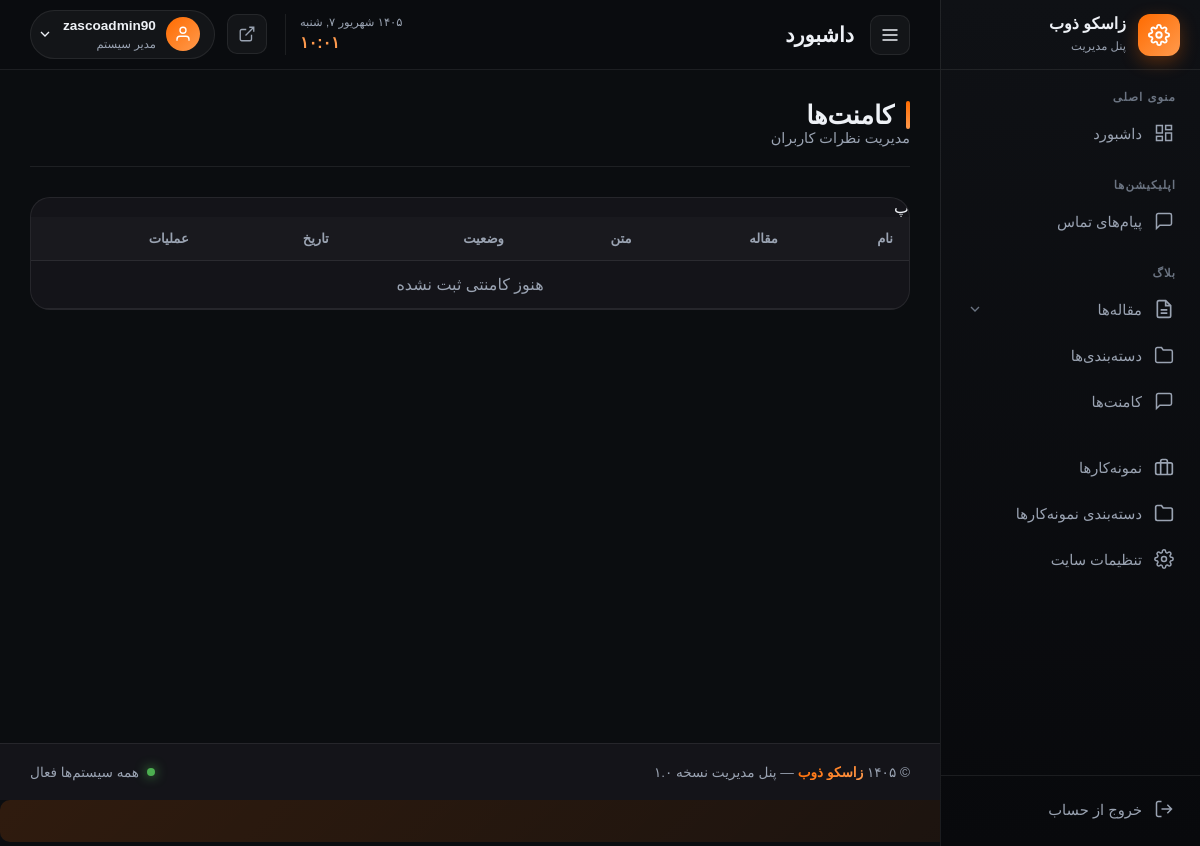
/zasco-admin-x9k2p/blog/comments/ (signed in), run on an earlier commit of the app's database.
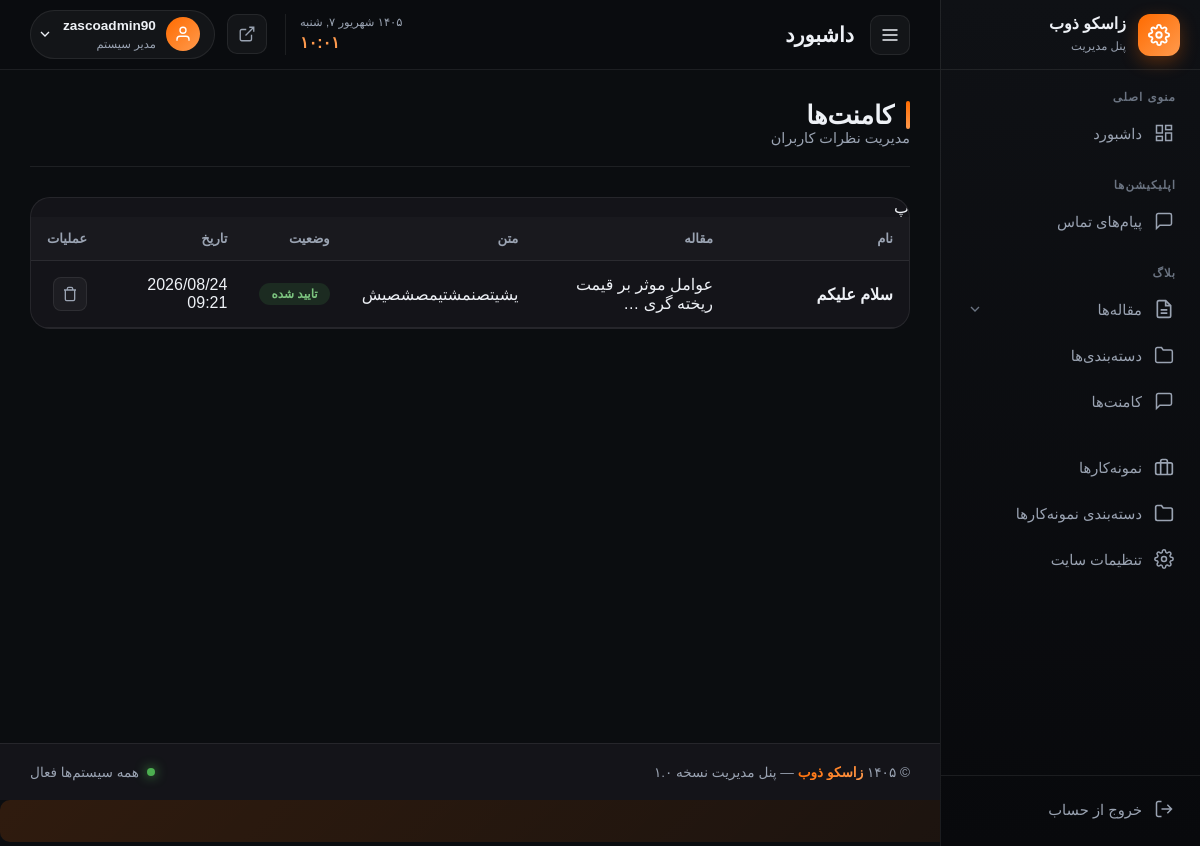
And on a later commit of the database.
### blog/models.py (models this page shows, shortened)
class Comment(SoftDeleteModel):
    post = models.ForeignKey(Post, verbose_name='مقاله', on_delete=models.CASCADE, related_name='comments')
    name = models.CharField('نام', max_length=100)
    text = models.TextField('متن کامنت')
    likes = models.PositiveIntegerField('لایک', default=0)
    dislikes = models.PositiveIntegerField('دیسلایک', default=0)
    approved = models.BooleanField('تایید شده', default=False)
    created = models.DateTimeField('تاریخ ثبت', auto_now_add=True)
    published_at = models.DateTimeField('تاریخ انتشار', null=True, blank=True)
    class Meta:
        verbose_name = 'کامنت'
        verbose_name_plural = 'کامنت‌ها'
        ordering = ['-created']

class Post(SoftDeleteModel):
    title = models.CharField('عنوان مقاله', max_length=200)
    slug = models.SlugField('اسلاگ', max_length=220, unique=True, allow_unicode=True, blank=True)
    excerpt = models.TextField('چکیده', blank=True)
    content = models.TextField('متن مقاله')
    featured_image = models.ImageField('تصویر شاخص', upload_to='blog/%Y/%m/')
    category = models.ForeignKey(Category, verbose_name='دسته‌بندی', on_delete=models.SET_NULL,
        null=True, blank=True, related_name='posts')
    read_time = models.PositiveIntegerField('زمان تقریبی خواندن (دقیقه)', default=1)
    views = models.PositiveIntegerField('بازدیدها', default=0)
    likes = models.PositiveIntegerField('لایک‌ها', default=0)
    published = models.BooleanField('منتشر شده', default=False)
    publish_date = models.DateTimeField('تاریخ انتشار', null=True, blank=True)
    updated = models.DateTimeField('تاریخ به‌روزرسانی', auto_now=True)
    created = models.DateTimeField('تاریخ ایجاد', auto_now_add=True)
    class Meta:
        verbose_name = 'مقاله'
        verbose_name_plural = 'مقالات'
        ordering = ['-publish_date', '-created']

### panel/views.py (the view)
# urls.py: path('blog/comments/', views.blog_comment_list, name='blog_comment_list'),
@login_required
def blog_comment_list(request):
    if not request.user.is_staff:
        return redirect('panel:login')
    comments = Comment.objects.select_related('post').order_by('-created')
    paginator = Paginator(comments, 10)
    comments = paginator.get_page(request.GET.get('page'))
    return render(request, 'main_pages/blog/comment_list.html', {'comments': comments})

### main/context_processors.py (called while the page is built)
def site_settings(request):
    return {'site': SiteSetting.load()}

### main/models.py (called while the page is built)
    def get_queryset(self):
        return super().get_queryset().filter(is_deleted=False)

    @classmethod
    def load(cls):
        obj, _ = cls.objects.get_or_create(pk=1)
        return obj

### panel/context_processors.py (called while the page is built)
def panel_badges(request):
    if not (request.user.is_authenticated and request.user.is_staff):
        return {}
    return {
        'pending_comments': Comment.objects.filter(approved=False, is_deleted=False).count(),
    }

### panel/templates/main_pages/blog/comment_list.html (shortened to what this page needs)
{% extends 'layouts/panel_base.html' %}
{% block content %}
<div class="page-header">
    <div>
        <h1 class="page-title">کامنت‌ها</h1>
        <p class="page-subtitle">مدیریت نظرات کاربران</p>
    </div>
</div>
<div class="card">
    <div class="table-responsive">پ
        <table class="data-table">
            <thead>
                <tr>
                    <th>نام</th>
                    <th>مقاله</th>
                    <th>متن</th>
                    <th>وضعیت</th>
                    <th>تاریخ</th>
                    <th>عملیات</th>
                </tr>
            </thead>
            <tbody>
                {% for c in comments %}
                <tr data-id="{{ c.id }}">
                    <td><strong>{{ c.name }}</strong></td>
                    <td>{{ c.post.title|truncatechars:30 }}</td>
                    <td>{{ c.text|truncatechars:50 }}</td>
                    <td>
                        {% if c.approved %}
                        <span class="badge badge-success">تایید شده</span>
                        {% else %}
                        <span class="badge badge-warning">در انتظار</span>
                        {% endif %}
                    </td>
                    <td>{{ c.created|date:"Y/m/d H:i" }}</td>
                    <td>
                        <button class="btn-icon danger delete-btn" data-id="{{ c.id }}" title="حذف">
                            <svg viewBox="0 0 24 24" fill="none" stroke="currentColor" stroke-width="2">
                                <polyline points="3 6 5 6 21 6" />
                                <path
                                    d="M19 6v14a2 2 0 0 1-2 2H7a2 2 0 0 1-2-2V6m3 0V4a2 2 0 0 1 2-2h4a2 2 0 0 1 2 2v2" />
                            </svg>
                        </button>
                    </td>
                </tr>
                {% empty %}
                <tr>
                    <td colspan="6" class="text-center">هنوز کامنتی ثبت نشده</td>
                </tr>
                {% endfor %}
            </tbody>
        </table>
    </div>
</div>
{% endblock %}

What changed in the data, as far as the page shows it:
added Comment: name "سلام علیکم", post "عوامل موثر بر قیمت ریخته گری …", text "یشیتصنمشتیمصشصیش", approved "تایید شده", created "2026/08/24 09:21"
Also different on the page:
text no longer shown: "هنوز کامنتی ثبت نشده"
